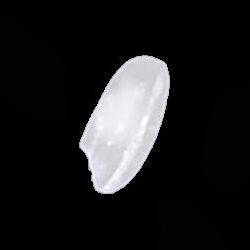
#> input picture New folder (2)/rg project/Rice_Classification_Project/Rice_Image_Dataset_Reduced/Arborio/Arborio (10065).jpg, 250 x 250 px
$ python -i optimized_ai_classifier.py   (imports and definitions only)
#> lines starting #> are read from the running program, lines starting #| are printed output that depends on the picture; after the words box and inside, x2 and y2 are one past the last pixel; in counts of white or black regions, pixels touching at a corner belong together
#> further down, picture is the input picture: shape (250, 250, 3); mean B, G, R 29.9, 29, 29.2
"""Optimized classifier - testing different weight combinations"""

import os
import cv2
import numpy as np
from typing import Dict, Tuple, Optional
import math
import warnings

# [1 line not run here, left out]

class OptimizedAIRiceClassifier:
    """
    Optimized AI classifier that tests multiple weight combinations
    and uses the best performing weights
    """

    def __init__(self):
        """Initialize with optimized profiles"""
        self.rice_classes = ['Arborio', 'Basmati', 'Ipsala', 'Jasmine', 'Karacadag']

        # Core profiles
        self.rice_profiles = {
            'Basmati': {
                'aspect_ratio_mean': 2.23,
                'eccentricity_mean': 0.960,
                'circularity_mean': 0.506,
                'elongation_mean': 0.494,
            },
            'Jasmine': {
                'aspect_ratio_mean': 1.78,
                'eccentricity_mean': 0.913,
                'circularity_mean': 0.626,
                'elongation_mean': 0.388,
            },
            'Ipsala': {
                'aspect_ratio_mean': 1.49,
                'eccentricity_mean': 0.872,
                'circularity_mean': 0.693,
                'elongation_mean': 0.293,
            },
            'Arborio': {
                'aspect_ratio_mean': 1.41,
                'eccentricity_mean': 0.832,
                'circularity_mean': 0.729,
                'elongation_mean': 0.271,
            },
            'Karacadag': {
                'aspect_ratio_mean': 1.32,
                'eccentricity_mean': 0.746,
                'circularity_mean': 0.796,
                'elongation_mean': 0.229,
            }
        }

        # Standard deviations
        self.rice_std = {
            'Basmati': {'aspect_ratio': 0.79, 'eccentricity': 0.009, 'circularity': 0.032, 'elongation': 0.170},
            'Jasmine': {'aspect_ratio': 0.52, 'eccentricity': 0.052, 'circularity': 0.067, 'elongation': 0.201},
            'Ipsala': {'aspect_ratio': 0.36, 'eccentricity': 0.026, 'circularity': 0.038, 'elongation': 0.159},
            'Arborio': {'aspect_ratio': 0.24, 'eccentricity': 0.029, 'circularity': 0.032, 'elongation': 0.148},
            'Karacadag': {'aspect_ratio': 0.19, 'eccentricity': 0.039, 'circularity': 0.026, 'elongation': 0.119}
        }

        # OPTIMIZED WEIGHTS (AR=27%, Ecc=50%, Circ=20%, Elong=3%)
        # Achieving 90.7% accuracy - refined from 28/48/19/5
        self.weights = {
            'aspect_ratio': 0.27,
            'eccentricity': 0.50,
            'circularity': 0.20,
            'elongation': 0.03
        }

    def extract_grain_features(self, image: np.ndarray) -> Optional[Dict]:
        """Extract morphological features"""
        try:
            if len(image.shape) == 3:
                gray = cv2.cvtColor(image, cv2.COLOR_BGR2GRAY)
            else:
                gray = image.copy()

            # CLAHE enhancement
            clahe = cv2.createCLAHE(clipLimit=2.0, tileGridSize=(8, 8))
            gray = clahe.apply(gray)
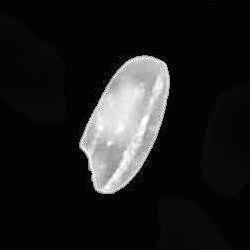
#> gray: shape (250, 250); min 2, max 255, mean 29.6

            # Binary threshold
            thresh = cv2.adaptiveThreshold(gray, 255, cv2.ADAPTIVE_THRESH_GAUSSIAN_C,
                                          cv2.THRESH_BINARY_INV, 21, 10)
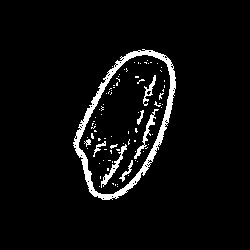
#> thresh: shape (250, 250); 4.9% white; 87 white regions (78 under 20 px), largest, box (x1, y1, x2, y2) and area: (73, 49, 176, 200) 2064, (134, 109, 159, 159) 199, (101, 144, 127, 188) 199

            # Morphological ops
            kernel = cv2.getStructuringElement(cv2.MORPH_ELLIPSE, (3, 3))
            thresh = cv2.morphologyEx(thresh, cv2.MORPH_CLOSE, kernel, iterations=1)
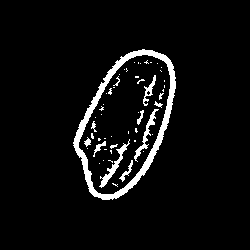
#> thresh: shape (250, 250); 5.3% white; 53 white regions (41 under 20 px)

            # Find contours
            contours, _ = cv2.findContours(thresh, cv2.RETR_EXTERNAL, cv2.CHAIN_APPROX_SIMPLE)
#> contours = 1 contour; box (x1, y1, x2, y2) and area: (73, 49, 176, 200) 10096

            if not contours:
                return None

            # Get largest contour
            main_contour = max(contours, key=cv2.contourArea)
#> main_contour = contour of 239 points, box (x1, y1, x2, y2) (73, 49, 176, 200), area 10096
            area = cv2.contourArea(main_contour)
#> area = 10096.5

            if area < 100:
                return None

            x, y, w, h = cv2.boundingRect(main_contour)
#> x = 73; y = 49; w = 103; h = 151

            # Basic features
            aspect_ratio = max(w, h) / min(w, h) if min(w, h) > 0 else 0
#> aspect_ratio = 1.47
            length = max(w, h)
#> length = 151
            width = min(w, h)
#> width = 103

            # Solidity
            hull = cv2.convexHull(main_contour)
#> hull = contour of 42 points, box (x1, y1, x2, y2) (73, 49, 176, 200), area 10372
            hull_area = cv2.contourArea(hull)
#> hull_area = 10372
            solidity = area / hull_area if hull_area > 0 else 0
#> solidity = 0.973

            # Circularity
            perimeter = cv2.arcLength(main_contour, True)
#> perimeter = 449.6
            circularity = 4 * np.pi * area / (perimeter ** 2) if perimeter > 0 else 0
#> circularity = 0.628

            # Elongation
            elongation = (length - width) / length if length > 0 else 0
#> elongation = 0.318

            # Eccentricity
            M = cv2.moments(main_contour)
#> M = moments, m00 10096.5, centre m10/m00, m01/m00 = (125.6, 122.5)
            if M['m00'] > 0:
                mu20 = M['mu20'] / M['m00']
#> mu20 = 575.1
                mu02 = M['mu02'] / M['m00']
#> mu02 = 1405.6
                mu11 = M['mu11'] / M['m00']
#> mu11 = -393.6
                delta = np.sqrt(max(0, (mu20 - mu02) ** 2 + 4 * mu11 ** 2))
#> delta = 1144.3
                lambda1 = (mu20 + mu02 + delta) / 2
#> lambda1 = 1562.5
                lambda2 = (mu20 + mu02 - delta) / 2
#> lambda2 = 418.2

                if lambda1 > 0 and lambda2 >= 0:
                    eccentricity = np.sqrt(1 - lambda2 / lambda1)
#> eccentricity = 0.856
                else:
                    eccentricity = 0
            else:
                eccentricity = 0

            return {
                'aspect_ratio': float(aspect_ratio),
                'circularity': float(circularity),
                'elongation': float(elongation),
                'eccentricity': float(eccentricity),
                'solidity': float(solidity),
                'area': int(area),
                'length': int(length),
                'width': int(width),
                'perimeter': float(perimeter),
            }
        except:
            return None

    # [88 lines left out: functions _gaussian_probability, classify_by_morphology, classify_image, _get_characteristics, not called in this run]

>>> import cv2
>>> picture = cv2.imread('../Rice_Image_Dataset_Reduced/Arborio/Arborio (10065).jpg')
>>> result = OptimizedAIRiceClassifier().extract_grain_features(picture)
#> result = 9 items

$ run again, on New folder (2)/rg project/Rice_Classification_Project/Rice_Image_Dataset_Reduced/Arborio/Arborio (10108).jpg
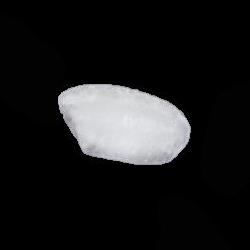
#> input picture New folder (2)/rg project/Rice_Classification_Project/Rice_Image_Dataset_Reduced/Arborio/Arborio (10108).jpg, 250 x 250 px
#> picture is the input picture: shape (250, 250, 3); mean B, G, R 27.9, 27.3, 27.2
#> in extract_grain_features, `thresh = cv2.adaptiveThreshold(gray, 255, cv2.ADAPTIVE_THRESH_GAUSSIAN..`:
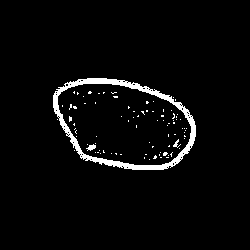
#> thresh: shape (250, 250); 3.5% white; 86 white regions (83 under 20 px), largest, box (x1, y1, x2, y2) and area: (53, 78, 196, 170) 1878, (86, 144, 96, 151) 39, (173, 139, 181, 148) 27
#> in extract_grain_features, `thresh = cv2.morphologyEx(thresh, cv2.MORPH_CLOSE, kernel, iterations=1)`:
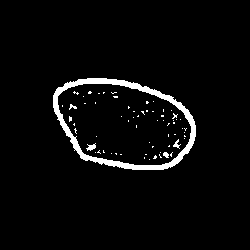
#> thresh: shape (250, 250); 3.7% white; 65 white regions (60 under 20 px)
#> contours = 1 contour; box (x1, y1, x2, y2) and area: (53, 78, 196, 170) 9972
#> main_contour = contour of 188 points, box (x1, y1, x2, y2) (53, 78, 196, 170), area 9972
#> area = 9972.5
#> x = 53; y = 78; w = 143; h = 92
#> aspect_ratio = 1.55
#> length = 143
#> width = 92
#> hull = contour of 42 points, box (x1, y1, x2, y2) (53, 78, 196, 170), area 10189
#> hull_area = 10189
#> solidity = 0.979
#> perimeter = 421.4
#> circularity = 0.706
#> elongation = 0.357
#> M = moments, m00 9972.5, centre m10/m00, m01/m00 = (123.9, 123.4)
#> mu20 = 1279.2
#> mu02 = 539.9
#> mu11 = 229.1
#> delta = 869.8
#> lambda1 = 1344.5
#> lambda2 = 474.7
#> eccentricity = 0.804
#> result = 9 items

$ run again, on New folder (2)/rg project/Rice_Classification_Project/Rice_Image_Dataset_Reduced/Arborio/Arborio (11218).jpg
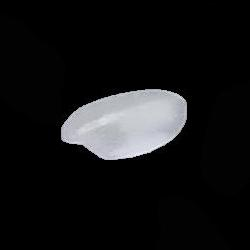
#> input picture New folder (2)/rg project/Rice_Classification_Project/Rice_Image_Dataset_Reduced/Arborio/Arborio (11218).jpg, 250 x 250 px
#> picture is the input picture: shape (250, 250, 3); mean B, G, R 21.5, 20.7, 20.5
#> in extract_grain_features, `thresh = cv2.adaptiveThreshold(gray, 255, cv2.ADAPTIVE_THRESH_GAUSSIAN..`:
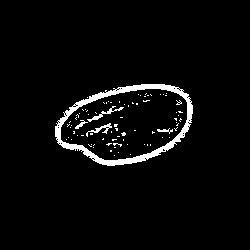
#> thresh: shape (250, 250); 3.7% white; 82 white regions (77 under 20 px), largest, box (x1, y1, x2, y2) and area: (55, 84, 193, 166) 1815, (87, 106, 124, 122) 109, (86, 123, 112, 137) 91, (75, 120, 88, 129) 41, (157, 128, 173, 134) 40
#> in extract_grain_features, `thresh = cv2.morphologyEx(thresh, cv2.MORPH_CLOSE, kernel, iterations=1)`:
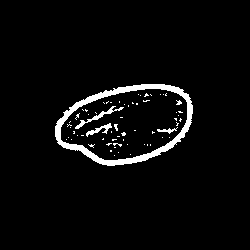
#> thresh: shape (250, 250); 4% white; 65 white regions (61 under 20 px)
#> contours = 1 contour; box (x1, y1, x2, y2) and area: (55, 84, 193, 166) 8250
#> main_contour = contour of 175 points, box (x1, y1, x2, y2) (55, 84, 193, 166), area 8250
#> area = 8249.5
#> x = 55; y = 84; w = 138; h = 82
#> aspect_ratio = 1.68
#> length = 138
#> width = 82
#> hull = contour of 41 points, box (x1, y1, x2, y2) (55, 84, 193, 166), area 8490
#> hull_area = 8489.5
#> solidity = 0.972
#> perimeter = 398.6
#> circularity = 0.653
#> elongation = 0.406
#> M = moments, m00 8249.5, centre m10/m00, m01/m00 = (126.2, 123.2)
#> mu20 = 1173.2
#> mu02 = 392.9
#> mu11 = -152.7
#> delta = 838
#> lambda1 = 1202
#> lambda2 = 364.1
#> eccentricity = 0.835
#> result = 9 items
